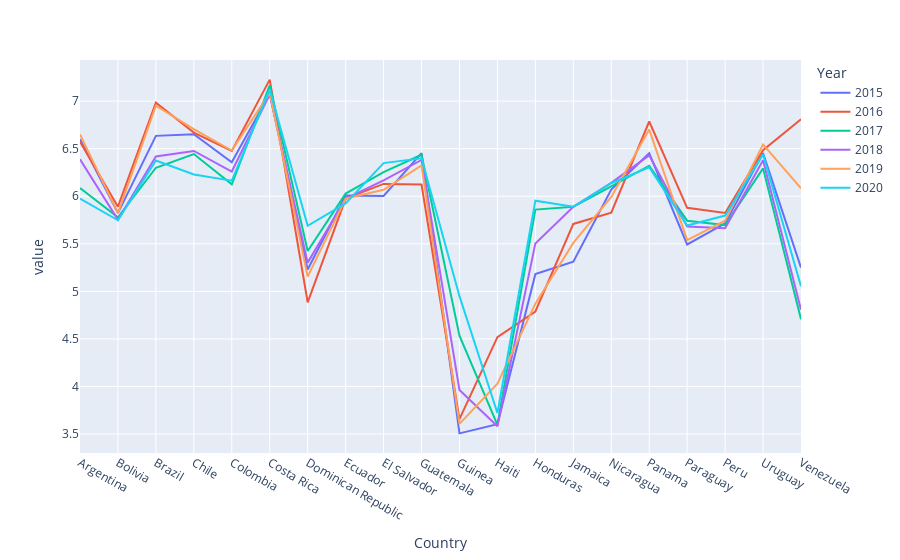

Notebook source saved alongside this figure:
### Code cell
px.line(south_a_p)

### Figure 1 — Plotly figure (JSON) as saved in the notebook; plotly's stock layout.template omitted (floating-point values rounded to 4 significant figures)
{"data": [{"hovertemplate": "Year=2015<br>Country=%{x}<br>value=%{y}<extra></extra>", "legendgroup": "2015", "line": {"color": "#636efa", "dash": "solid"}, "marker": {"symbol": "circle"}, "mode": "lines", "name": "2015", "orientation": "v", "showlegend": true, "type": "scatter", "x": ["Argentina", "Bolivia", "Brazil", "Chile", "Colombia", "Costa Rica", "Dominican Republic", "Ecuador", "El Salvador", "Guatemala", "Guinea", "Haiti", "Honduras", "Jamaica", "Nicaragua", "Panama", "Paraguay", "Peru", "Uruguay", "Venezuela"], "xaxis": "x", "y": [6.599, 5.823, 6.635, 6.652, 6.357, 7.079, 5.23, 6.008, 6.003, 6.454, 3.507, 3.603, 5.181, 5.311, 6.071, 6.452, 5.493, 5.715, 6.454, 5.25], "yaxis": "y"}, {"hovertemplate": "Year=2016<br>Country=%{x}<br>value=%{y}<extra></extra>", "legendgroup": "2016", "line": {"color": "#EF553B", "dash": "solid"}, "marker": {"symbol": "circle"}, "mode": "lines", "name": "2016", "orientation": "v", "showlegend": true, "type": "scatter", "x": ["Argentina", "Bolivia", "Brazil", "Chile", "Colombia", "Costa Rica", "Dominican Republic", "Ecuador", "El Salvador", "Guatemala", "Guinea", "Haiti", "Honduras", "Jamaica", "Nicaragua", "Panama", "Paraguay", "Peru", "Uruguay", "Venezuela"], "xaxis": "x", "y": [6.574, 5.89, 6.983, 6.67, 6.477, 7.226, 4.885, 5.975, 6.13, 6.123, 3.656, 4.518, 4.788, 5.709, 5.828, 6.786, 5.878, 5.824, 6.485, 6.81], "yaxis": "y"}, {"hovertemplate": "Year=2017<br>Country=%{x}<br>value=%{y}<extra></extra>", "legendgroup": "2017", "line": {"color": "#00cc96", "dash": "solid"}, "marker": {"symbol": "circle"}, "mode": "lines", "name": "2017", "orientation": "v", "showlegend": true, "type": "scatter", "x": ["Argentina", "Bolivia", "Brazil", "Chile", "Colombia", "Costa Rica", "Dominican Republic", "Ecuador", "El Salvador", "Guatemala", "Guinea", "Haiti", "Honduras", "Jamaica", "Nicaragua", "Panama", "Paraguay", "Peru", "Uruguay", "Venezuela"], "xaxis": "x", "y": [6.086, 5.779, 6.3, 6.444, 6.125, 7.167, 5.425, 6.028, 6.253, 6.436, 4.534, 3.597, 5.86, 5.89, 6.105, 6.321, 5.743, 5.697, 6.293, 4.707], "yaxis": "y"}, {"hovertemplate": "Year=2018<br>Country=%{x}<br>value=%{y}<extra></extra>", "legendgroup": "2018", "line": {"color": "#ab63fa", "dash": "solid"}, "marker": {"symbol": "circle"}, "mode": "lines", "name": "2018", "orientation": "v", "showlegend": true, "type": "scatter", "x": ["Argentina", "Bolivia", "Brazil", "Chile", "Colombia", "Costa Rica", "Dominican Republic", "Ecuador", "El Salvador", "Guatemala", "Guinea", "Haiti", "Honduras", "Jamaica", "Nicaragua", "Panama", "Paraguay", "Peru", "Uruguay", "Venezuela"], "xaxis": "x", "y": [6.388, 5.752, 6.419, 6.476, 6.26, 7.072, 5.302, 5.973, 6.167, 6.382, 3.964, 3.582, 5.504, 5.89, 6.141, 6.43, 5.681, 5.663, 6.379, 4.806], "yaxis": "y"}, {"hovertemplate": "Year=2019<br>Country=%{x}<br>value=%{y}<extra></extra>", "legendgroup": "2019", "line": {"color": "#FFA15A", "dash": "solid"}, "marker": {"symbol": "circle"}, "mode": "lines", "name": "2019", "orientation": "v", "showlegend": true, "type": "scatter", "x": ["Argentina", "Bolivia", "Brazil", "Chile", "Colombia", "Costa Rica", "Dominican Republic", "Ecuador", "El Salvador", "Guatemala", "Guinea", "Haiti", "Honduras", "Jamaica", "Nicaragua", "Panama", "Paraguay", "Peru", "Uruguay", "Venezuela"], "xaxis": "x", "y": [6.65, 5.822, 6.952, 6.705, 6.481, 7.087, 5.155, 5.976, 6.068, 6.324, 3.607, 4.028, 4.871, 5.51, 5.992, 6.701, 5.538, 5.743, 6.545, 6.084], "yaxis": "y"}, {"hovertemplate": "Year=2020<br>Country=%{x}<br>value=%{y}<extra></extra>", "legendgroup": "2020", "line": {"color": "#19d3f3", "dash": "solid"}, "marker": {"symbol": "circle"}, "mode": "lines", "name": "2020", "orientation": "v", "showlegend": true, "type": "scatter", "x": ["Argentina", "Bolivia", "Brazil", "Chile", "Colombia", "Costa Rica", "Dominican Republic", "Ecuador", "El Salvador", "Guatemala", "Guinea", "Haiti", "Honduras", "Jamaica", "Nicaragua", "Panama", "Paraguay", "Peru", "Uruguay", "Venezuela"], "xaxis": "x", "y": [5.975, 5.747, 6.376, 6.228, 6.163, 7.121, 5.689, 5.925, 6.348, 6.399, 4.949, 3.721, 5.953, 5.89, 6.137, 6.305, 5.692, 5.797, 6.44, 5.053], "yaxis": "y"}], "layout": {"legend": {"title": {"text": "Year"}, "tracegroupgap": 0}, "margin": {"t": 60}, "xaxis": {"anchor": "y", "domain": [0, 1], "title": {"text": "Country"}}, "yaxis": {"anchor": "x", "domain": [0, 1], "title": {"text": "value"}}}}
